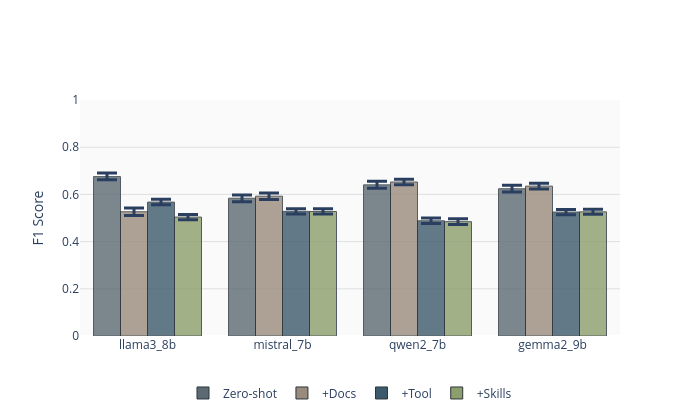

The cell this chart's notebook holds for it:
### Markdown cell above
#### Core Ablation Result

Performance by agent configuration with bootstrap 95% CI.

### Code cell
# Core Ablation Result (bars + bootstrap CI) - single plot, models on x, conditions grouped

fig = go.Figure()
for j, cond in enumerate(conditions):
    means_j, lowers_j, uppers_j = [], [], []
    for model in models:
        model_data = df_results[df_results["model"] == model]
        cond_data = model_data[model_data["condition"] == cond]["f1"]
        mean, lower, upper = bootstrap_ci(cond_data.values)
        means_j.append(mean)
        lowers_j.append(mean - lower)
        uppers_j.append(upper - mean)
    fig.add_trace(
        go.Bar(
            name=CONDITION_LABELS[cond],
            x=models,
            y=means_j,
            error_y=dict(
                type="data",
                symmetric=False,
                array=uppers_j,
                arrayminus=lowers_j,
                thickness=3,
                width=10,
            ),
            marker_color=CONDITION_COLORS[cond],
            marker_line=dict(width=1, color="#2D353B"),
            marker_opacity=0.8,
        )
    )

fig.update_layout(
    title="",
    plot_bgcolor="#fafafa",
    legend=dict(orientation="h", yanchor="top", y=-0.18, xanchor="center", x=0.5),
    margin=dict(b=80),
    height=420,
    width=700,
    barmode="group",
    xaxis_title="",
    yaxis_title="F1 Score",
    yaxis=dict(range=[0, 1], gridcolor="#e0e0e0"),
)

print("PII Detection Performance by Agent Configuration")
fig.show(renderer="svg", config=dict(toImageButtonOptions=dict(scale=300 / 96)))

# Improvement summary as DataFrame
imp_rows = []
for model in models:
    model_data = df_results[df_results["model"] == model]
    zs = model_data[model_data["condition"] == "zero_shot"]["f1"].mean()
    docs = model_data[model_data["condition"] == "with_docs"]["f1"].mean()
    tool = model_data[model_data["condition"] == "with_tools"]["f1"].mean()
    skills = model_data[model_data["condition"] == "with_skills"]["f1"].mean()
    imp_docs = ((docs - zs) / zs * 100) if zs > 0 else 0.0
    imp_tool = ((tool - zs) / zs * 100) if zs > 0 else 0.0
    imp_skills = ((skills - zs) / zs * 100) if zs > 0 else 0.0
    imp_rows.append(
        {
            "model": model,
            "ZS": zs,
            "+Docs": docs,
            "+Docs %": imp_docs,
            "+Tool": tool,
            "+Tool %": imp_tool,
            "+Skills": skills,
            "+Skills %": imp_skills,
        }
    )
imp_summary = pd.DataFrame(imp_rows)
display(
    imp_summary.style.format(
        {
            "ZS": "{:.3f}",
            "+Docs": "{:.3f}",
            "+Tool": "{:.3f}",
            "+Skills": "{:.3f}",
            "+Docs %": "{:+.1f}%",
            "+Tool %": "{:+.1f}%",
            "+Skills %": "{:+.1f}%",
        }
    ).set_caption("Improvement Summary: F1 by condition and % change vs zero-shot (ZS)")
)

### Figure 1 — Plotly figure (JSON) as saved in the notebook; plotly's stock layout.template omitted (floating-point values rounded to 4 significant figures)
{"data": [{"error_y": {"array": [0.01483, 0.01414, 0.01522, 0.01487], "arrayminus": [0.01297, 0.01455, 0.01406, 0.01412], "symmetric": false, "thickness": 3, "type": "data", "width": 10}, "marker": {"color": "#5C6B73", "line": {"color": "#2D353B", "width": 1}, "opacity": 0.8}, "name": "Zero-shot", "x": ["llama3_8b", "mistral_7b", "qwen2_7b", "gemma2_9b"], "y": [0.6754, 0.5838, 0.6404, 0.6238], "type": "bar"}, {"error_y": {"array": [0.01595, 0.01326, 0.01213, 0.01214], "arrayminus": [0.01596, 0.01384, 0.01148, 0.01194], "symmetric": false, "thickness": 3, "type": "data", "width": 10}, "marker": {"color": "#9A8C7D", "line": {"color": "#2D353B", "width": 1}, "opacity": 0.8}, "name": "+Docs", "x": ["llama3_8b", "mistral_7b", "qwen2_7b", "gemma2_9b"], "y": [0.5264, 0.5924, 0.6525, 0.6351], "type": "bar"}, {"error_y": {"array": [0.01167, 0.01112, 0.01143, 0.01114], "arrayminus": [0.01175, 0.01117, 0.01194, 0.01101], "symmetric": false, "thickness": 3, "type": "data", "width": 10}, "marker": {"color": "#3D5A6C", "line": {"color": "#2D353B", "width": 1}, "opacity": 0.8}, "name": "+Tool", "x": ["llama3_8b", "mistral_7b", "qwen2_7b", "gemma2_9b"], "y": [0.5674, 0.5281, 0.4882, 0.5252], "type": "bar"}, {"error_y": {"array": [0.01124, 0.01112, 0.01274, 0.01095], "arrayminus": [0.01117, 0.01105, 0.01177, 0.01066], "symmetric": false, "thickness": 3, "type": "data", "width": 10}, "marker": {"color": "#8B9E6B", "line": {"color": "#2D353B", "width": 1}, "opacity": 0.8}, "name": "+Skills", "x": ["llama3_8b", "mistral_7b", "qwen2_7b", "gemma2_9b"], "y": [0.5039, 0.5277, 0.4844, 0.5261], "type": "bar"}], "layout": {"legend": {"orientation": "h", "yanchor": "top", "y": -0.18, "xanchor": "center", "x": 0.5}, "margin": {"b": 80}, "yaxis": {"title": {"text": "F1 Score"}, "range": [0, 1], "gridcolor": "#e0e0e0"}, "title": {"text": ""}, "plot_bgcolor": "#fafafa", "height": 420, "width": 700, "barmode": "group", "xaxis": {"title": {"text": ""}}}}
